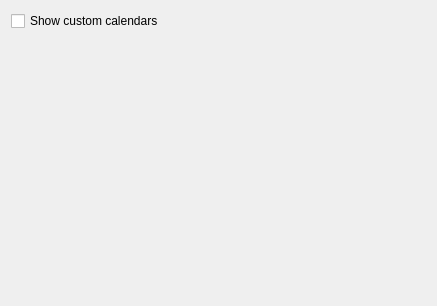
<?xml version="1.0" encoding="UTF-8"?>
<ui version="4.0">
 <class>Form</class>
 <widget class="QWidget" name="Form">
  <property name="geometry">
   <rect>
    <x>0</x>
    <y>0</y>
    <width>437</width>
    <height>306</height>
   </rect>
  </property>
  <property name="windowTitle">
   <string>Form</string>
  </property>
  <layout class="QGridLayout" name="gridLayout">
   <item row="1" column="0">
    <widget class="QWidget" name="calendarWidget" native="true">
     <property name="sizePolicy">
      <sizepolicy hsizetype="MinimumExpanding" vsizetype="MinimumExpanding">
       <horstretch>0</horstretch>
       <verstretch>0</verstretch>
      </sizepolicy>
     </property>
     <zorder>useCustomCalendarSelection</zorder>
    </widget>
   </item>
   <item row="0" column="0">
    <layout class="QHBoxLayout" name="horizontalLayout">
     <item>
      <widget class="QCheckBox" name="useCustomCalendarSelection">
       <property name="text">
        <string>Show custom calendars</string>
       </property>
      </widget>
     </item>
     <item>
      <spacer name="horizontalSpacer">
       <property name="orientation">
        <enum>Qt::Horizontal</enum>
       </property>
       <property name="sizeHint" stdset="0">
        <size>
         <width>40</width>
         <height>20</height>
        </size>
       </property>
      </spacer>
     </item>
    </layout>
   </item>
  </layout>
 </widget>
 <resources/>
 <connections/>
</ui>
